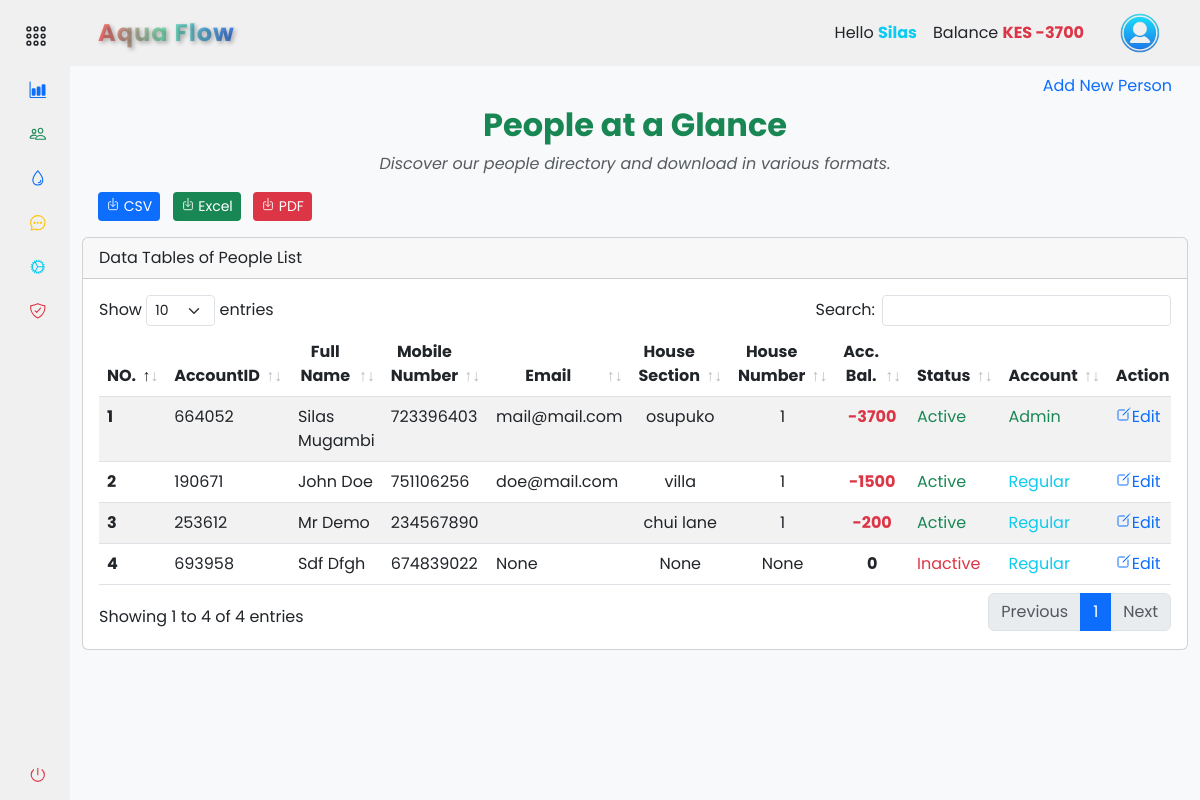
Page /accounts/people/people_list (signed in) on the earlier database version.
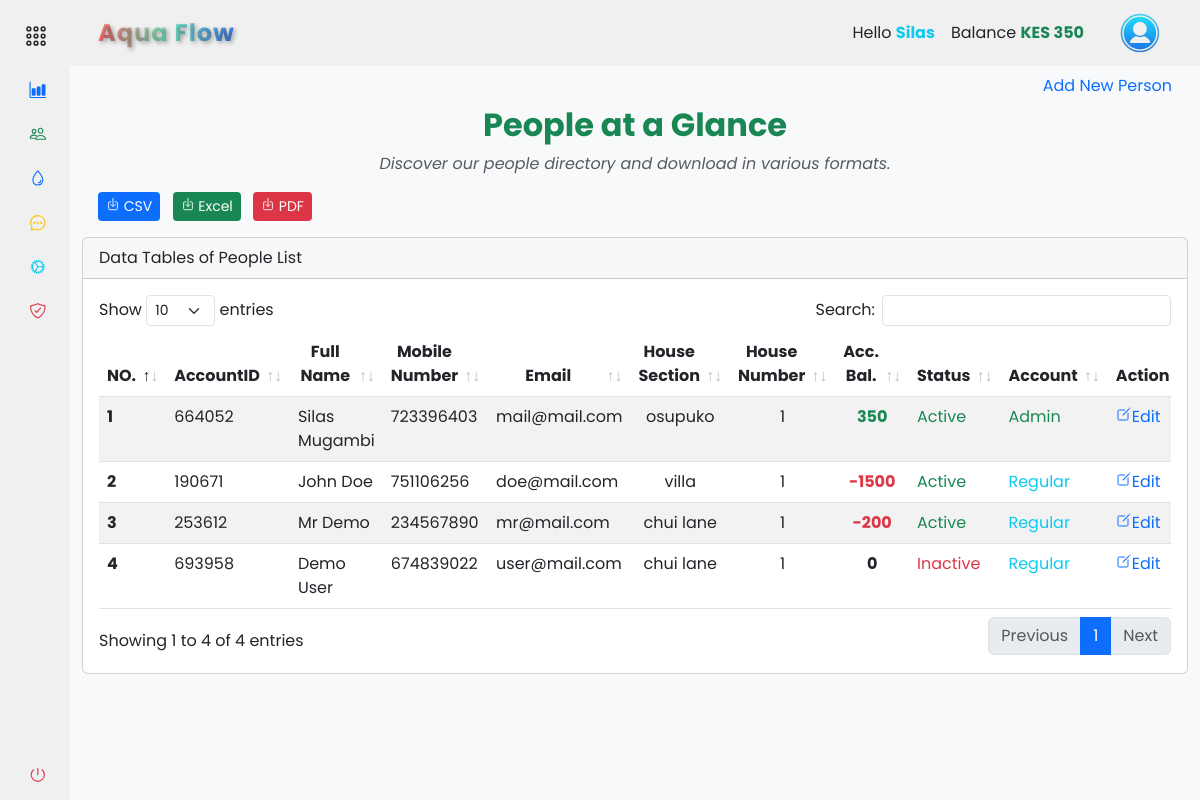
Same page on the later database version.
### app/backend/database/models.py (models this page shows, shortened)
class Settings(db.Model):
    id = db.Column(db.Integer, primary_key=True)
    company_name = db.Column(db.String(255))
    unit_price = db.Column(db.Float)
    service_fee = db.Column(db.Float)
    house_sections = db.Column(db.String(255))
    bank_name = db.Column(db.String(255))
    paybill = db.Column(db.Integer)
    account_number = db.Column(db.Integer)
    contact_number = db.Column(db.String(20))

class User(db.Model, UserMixin):
    id = db.Column(db.Integer, primary_key=True)
    mobile_number = db.Column(db.String(20), unique=True, nullable=False)
    password_hash = db.Column(db.String(128), nullable=False)
    first_name = db.Column(db.String(50))
    last_name = db.Column(db.String(50))
    email = db.Column(db.String(120))
    house_section = db.Column(db.String(50))
    house_number = db.Column(db.String(20))
    profile_image = db.Column(db.String(255))
    is_active = db.Column(db.Boolean, default=True)
    is_admin = db.Column(db.Boolean, default=False)
    balance = db.Column(db.Float, default=0)
    unique_user_id = db.Column(db.String(6), unique=True, nullable=True)
    meter_readings = db.relationship('MeterReading', backref='user', lazy=True)
    payments = db.relationship('Payment', backref='user', lazy=True)

### app/backend/accounts/people/routes.py (the view)
@people_bp.route('/people_list', methods=['GET', 'POST'])
@login_required
def people_list():
    if current_user.is_authenticated:
        people_list = User.query.all()
        add_form = AddUserForm()
        house_sections = []
        settings = Settings.query.first()
        if settings:
            house_sections = [(section, section) for section in settings.house_sections.split(',')]
        return render_template('accounts/people_list.html', people_list=people_list, house_sections=house_sections, form=add_form, hide_footer=True)
    else:
        return redirect(url_for('auth.login'))

### app/backend/accounts/people/forms.py (shortened to what this page needs)
class AddUserForm(FlaskForm):
    first_name = StringField('First Name', validators=[DataRequired(), Length(max=50)])
    last_name = StringField('Last Name', validators=[DataRequired(), Length(max=50)])
    mobile_number = StringField('Mobile Number', validators=[DataRequired(), Length(min=10, max=20)])
    email = StringField('Email', validators=[Optional(), Length(max=50)])
    house_section = SelectField('House Section', validators=[DataRequired()], coerce=str)
    house_number = StringField('House Number', validators=[DataRequired(), Length(max=50)])
    password = PasswordField('Password', validators=[DataRequired(), Length(min=6), EqualTo('confirm_password', message='Passwords must match')])
    confirm_password = PasswordField('Confirm Password', validators=[DataRequired()])
    submit = SubmitField('Register')

### app/backend/accounts/accounts_context.py (called while the page is built)
def accounts_context():
    settings = Settings.query.first()
    company_name = settings.company_name if settings else 'ApoGen'
    bank_name = settings.bank_name if settings else 'M-Pesa'
    paybill = settings.paybill if settings else '123456'
    account_number = settings.account_number if settings else '123456789'
    contact_number = settings.contact_number if settings else '0722000111'
    total_bill = db.session.query(func.sum(MeterReading.total_price)).filter(MeterReading.reading_status == False).scalar()
    total_bill = total_bill or 0
    return {
        'company_name': company_name,
        'bank_name': bank_name,
        'paybill': paybill,
        'account_number': account_number,
        'contact_number': contact_number,
        'total_bill': total_bill
    }

def inject_now():
    return {'now': datetime.utcnow() + timedelta(hours=3)}

### app/frontend/templates/accounts/people_list.html (shortened to what this page needs)
{% extends "base.html" %} {% block content %}
<section class="container-fluid">
  <ul class="nav nav-pills justify-content-end border-0">
    <li type="button" class="nav-item">
      <a
        class="nav-link"
        data-bs-toggle="modal"
        data-bs-target="#addNewPersonModal"
        >Add New Person</a
      >
    </li>
  </ul>
  <div class="text-center">
    <h2 class="fw-bold text-success mb-2">People at a Glance</h2>
    <p class="text-muted fst-italic">
      Discover our people directory and download in various formats.
    </p>
  </div>
  <div class="row">
    <div class="col-md-12">
      <div class="float-start ms-3">
        <form
          action="{{ url_for('accounts.people.download_users') }}"
          method="get"
          class="d-inline"
        >
          <button
            type="submit"
            class="btn btn-sm me-2 btn-primary"
            name="format"
            value="csv"
          >
            <ion-icon name="download-outline"></ion-icon> CSV
          </button>
        </form>
        <form
          action="{{ url_for('accounts.people.download_users') }}"
          method="get"
          class="d-inline"
        >
          <button
            type="submit"
            class="btn btn-sm me-2 btn-success"
            name="format"
            value="excel"
          >
            <ion-icon name="download-outline"></ion-icon> Excel
          </button>
        </form>
        <form
          action="{{ url_for('accounts.people.download_users') }}"
          method="get"
          class="d-inline"
        >
          <button
            type="submit"
            class="btn btn-sm me-2 btn-danger"
            name="format"
            value="pdf"
          >
            <ion-icon name="download-outline"></ion-icon> PDF
          </button>
        </form>
      </div>
    </div>
  </div>
  <div class="col-md-12">
    <div class="card mt-3 mb-3">
      <div class="card-header">Data Tables of People List</div>
      <div class="card-body">
        <div class="table-responsive">
          <table class="table table-striped data-table" style="width: 100%">
            <thead>
              <tr class="text-center">
                <th scope="col">NO.</th>
                <th scope="col">AccountID</th>
                <th scope="col">Full Name</th>
                <th scope="col">Mobile Number</th>
                <th scope="col">Email</th>
                <th scope="col">House Section</th>
                <th scope="col">House Number</th>
                <th scope="col">Acc. Bal.</th>
                <th scope="col">Status</th>
                <th scope="col">Account</th>
                <th scope="col">Action</th>
              </tr>
            </thead>
            <tbody>
              {% for person in people_list %}
              <tr>
                <th scope="row">{{ person.id }}</th>
                <td>{{ person.unique_user_id }}</td>
                <td>
                  {{ person.first_name.title() ~ " " ~ person.last_name.title()
                  }}
                </td>
                <td>{{ person.mobile_number }}</td>
                <td>{{ person.email }}</td>
                <td class="text-center">{{ person.house_section }}</td>
                <td class="text-center">{{ person.house_number }}</td>
                <td
                  class="fw-bold text-center {% if person.balance > 0 %}text-success{% elif person.balance == 0 %}text-dark{% else %}text-danger{% endif %}"
                >
                  {{ "%0.0f"|format(person.balance) }}
                </td>
                <td>
                  {% if person.is_active %}
                  <span class="text-success">Active</span>
                  {% else %}
                  <span class="text-danger">Inactive</span>
                  {% endif %}
                </td>
                <td>
                  {% if person.is_admin %}
                  <span class="text-success">Admin</span>
                  {% else %}
                  <span class="text-info">Regular</span>
                  {% endif %}
                </td>
                <td>
                  {% if current_user.is_admin or current_user.id == person.id %}
                  <a
                    href="{{ url_for('accounts.people.edit_user', user_id=person.id) }}"
                  >
                    <ion-icon name="create-outline"></ion-icon>Edit
                  </a>
                  {% else %}
                  <span class="text-muted">No Edit Permission</span>
                  {% endif %}
                </td>
              </tr>
              {% endfor %}
            </tbody>
          </table>
        </div>
      </div>
    </div>
  </div>
</section>
{% endblock %}

### app/frontend/templates/base.html (shortened to what this page needs)
<!DOCTYPE html>
<html lang="en">
  <head>
    <link
      rel="stylesheet"
      href="{{ url_for('static', filename='css/vendor/bootstrap.min.css') }}"
    />
    <link
      rel="stylesheet"
      href="{{ url_for('static', filename='css/datatables/dataTables.bootstrap5.min.css') }}"
    />
    <link
      rel="stylesheet"
      href="{{ url_for('static', filename='css/styles.css') }}"
    />
  </head>
  <body>
    <div class="wrapper">
      {% include '/components/sidebar.html' %}
      <main class="main">
        {% include '/components/navbar.html' %}
        {% block content %}{% endblock %}
      </main>
    </div>
  </body>
</html>

### app/frontend/templates/components/sidebar.html (shortened to what this page needs)
{% if not hide_sidebar %}
<aside id="sidebar">
  <div class="d-flex mt-2">
    <button class="toggle-btn" type="button">
      <ion-icon name="apps-outline" class="text-dark"></ion-icon>
    </button>
  </div>
  <ul class="sidebar-nav">
    <li class="sidebar-item">
      <a
        href="{{ url_for('accounts.dashboard.dashboard') }}"
        class="sidebar-link"
      >
        <ion-icon name="bar-chart" class="text-primary me-2"></ion-icon>
      </a>
    </li>
    <li class="sidebar-item">
      <a
        href="{{ url_for('accounts.people.people_list') }}"
        class="sidebar-link"
      >
        <ion-icon name="people-outline" class="text-success"></ion-icon>
      </a>
    </li>
    <li class="sidebar-item">
      <a
        href="#records_water_supply"
        class="sidebar-link collapsed has-dropdown"
        data-bs-toggle="collapse"
        data-bs-target="#records_water"
        aria-expanded="false"
        aria-controls="records_water"
      >
        <ion-icon name="water-outline" class="text-primary"></ion-icon>
      </a>
    </li>
    <li class="sidebar-item">
      <a
        href="{{ url_for('accounts.messages.messages') }}"
        class="sidebar-link"
      >
        <ion-icon
          name="chatbubble-ellipses-outline"
          class="text-warning"
        ></ion-icon>
      </a>
    </li>
    <li class="sidebar-item">
      <a
        href="{{ url_for('accounts.settings.settings') }}"
        class="sidebar-link"
      >
        <ion-icon name="cog-outline" class="text-info"></ion-icon>
      </a>
    </li>
    <li class="sidebar-item">
      <a
        href="{{ url_for('accounts.security.security_options') }}"
        class="sidebar-link"
      >
        <ion-icon
          name="shield-checkmark-outline"
          class="text-danger"
        ></ion-icon>
      </a>
    </li>
  </ul>
  <div class="sidebar-footer">
    <a
      class="sidebar-link"
      href="{{ url_for('auth.logout') }}"
      onclick="localStorage.clear();"
    >
      <ion-icon name="power-outline" class="text-danger"></ion-icon>
    </a>
  </div>
</aside>
{% endif %}

### app/frontend/templates/components/navbar.html (shortened to what this page needs)
{% if not hide_navbar %}
<header
  id="navbar"
  class="navbar navbar-expand-lg sticky-sm-top {% if not current_user.is_authenticated %}bg-dark{% endif %}"
>
  <div class="container-fluid">
    <a
      class="navbar-brand text-center d-flex align-items-center fw-bold ms-3 {% if not current_user.is_authenticated %}text-light{% else %}gradient-text{% endif %}"
      href="#"
    >
      {% if company_name %}{{ company_name.title() }}{% else %}ApoGen{% endif %}
    </a>
    <div class="collapse navbar-collapse" id="navbarToggler">
      <div class="d-flex align-items-center ms-auto">
         {% if current_user.is_authenticated %}
        <ul class="navbar-nav me-3">
          <li class="nav-item">
            <a class="nav-link text-dark">
              Hello
              <span class="text-info fw-bold"
                >{{ current_user.first_name.title() }}</span
              >
            </a>
          </li>
          <li class="nav-item">
            <a class="nav-link text-dark">
              Balance
              <span
                class="fw-bold {% if current_user.balance > 0 %}text-success{% elif current_user.balance == 0 %}text-dark{% else %}text-danger{% endif %}"
                >KES {{ "%0.0f"|format(current_user.balance) }}</span
              >
            </a>
          </li>
        </ul>
        <div class="btn-group">
          <button
            type="button"
            class="btn navbar-brand rounded-circle border-0"
            data-bs-toggle="dropdown"
            aria-expanded="false"
          >
            <img
              src="{{ url_for('static', filename='images/user.png') }}"
              alt="logo image"
              height="40px"
              width="40px"
            />
          </button>
        </div>
        {% endif %}
      </div>
    </div>
  </div>
</header>
{% endif %}

### app/frontend/static/css/styles.css (style rules this page uses)
a { text-decoration: none; cursor: pointer; }
li { list-style: none; }
button { border: none !important; outline: none; }
body { font-family: "Poppins", sans-serif; }
.wrapper { display: flex; overflow: hidden; height: 100vh; }
#sidebar { width: 70px; min-width: 70px; z-index: 1000; transition: all 0.25s ease-in-out; display: flex; flex-direction: column; }
.toggle-btn { background-color: transparent; cursor: pointer; border: 0; padding: 1rem 1.5rem; }
.toggle-btn ion-icon { color: #000; font-size: 1.5rem; }
.sidebar-nav { padding: 0rem; flex: 1 1 auto; }
a.sidebar-link { padding: 0.625rem 1.625rem; color: #000; display: block; font-size: 0.9rem; border-radius: 5px; white-space: nowrap; border-left: 3px solid transparent; transition: background-color 0.3s ease, margin-inline-start 0.3s ease, border-left 0.3s ease; }
.sidebar-link ion-icon { font-size: 1.1rem; margin-right: 0.75rem; }
.sidebar-item { position: relative; }
.main { min-height: 100vh; width: 100%; overflow-y: scroll; transition: all 0.35s ease-in-out; background-color: rgb(248, 249, 250); }
.navbar, #sidebar { background-color: #f0f0f0; z-index: 1000; }
.navbar-brand { font-size: 24px; letter-spacing: 1px; text-decoration: none; transition: transform 0.3s ease; }
.gradient-text { background: linear-gradient(to right, #ff6e6e, #78e8bc, #4780ec); -webkit-background-clip: text; -webkit-text-fill-color: transparent; font-weight: bold; text-shadow: 2px 2px 4px rgba(0, 0, 0, 0.3); }

Differences in the rows shown:
changed User "Silas Mugambi": balance "-3700" → "350"
changed User "Mr Demo": email (not shown) → "mr@mail.com"
changed User id 4: first_name "Sdf Dfgh" → "Demo User"; email "None" → "user@mail.com"; house_section "None" → "chui lane"; house_number "None" → "1"
